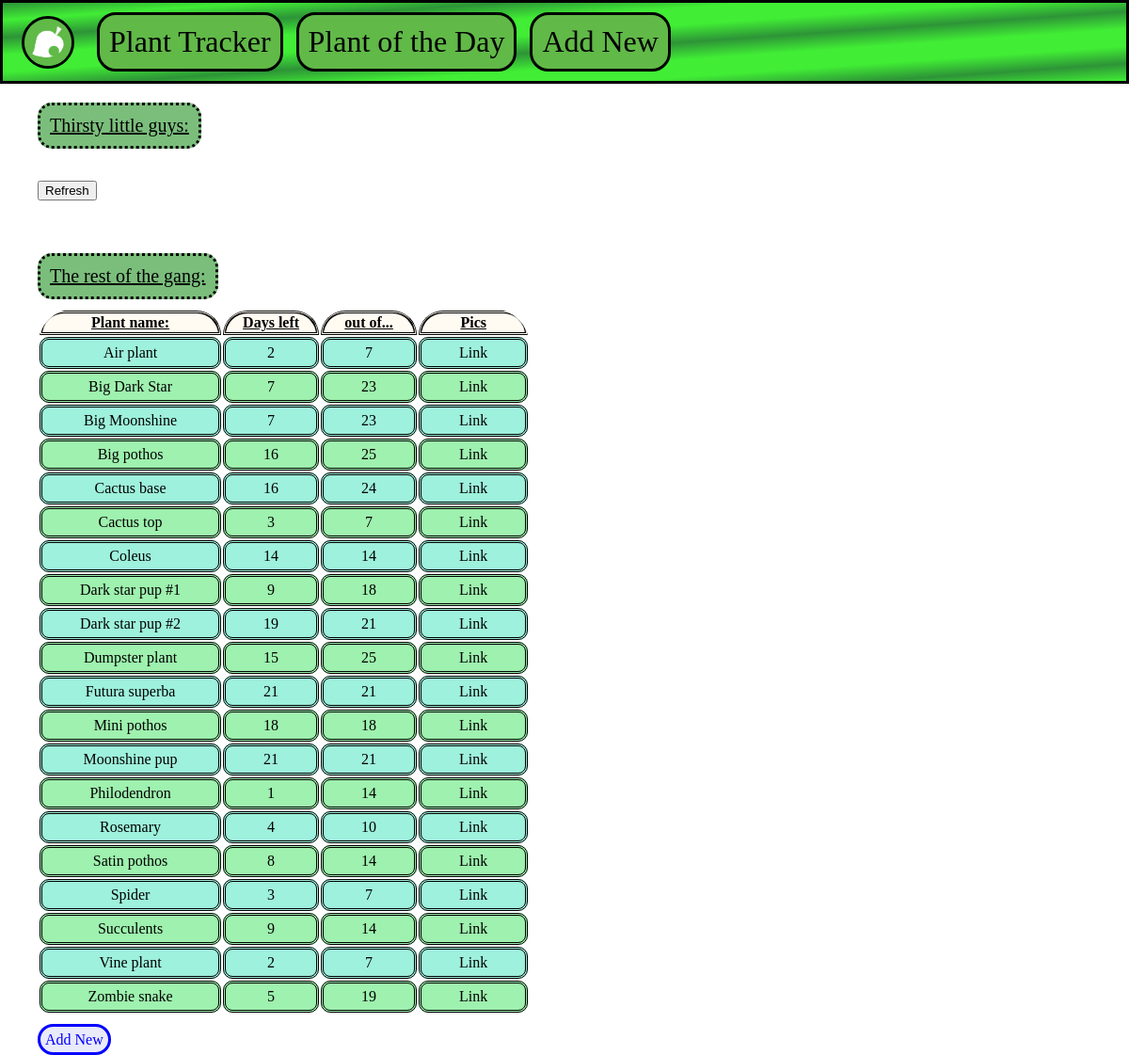
/plantTracker, run on an earlier commit of the app's database.
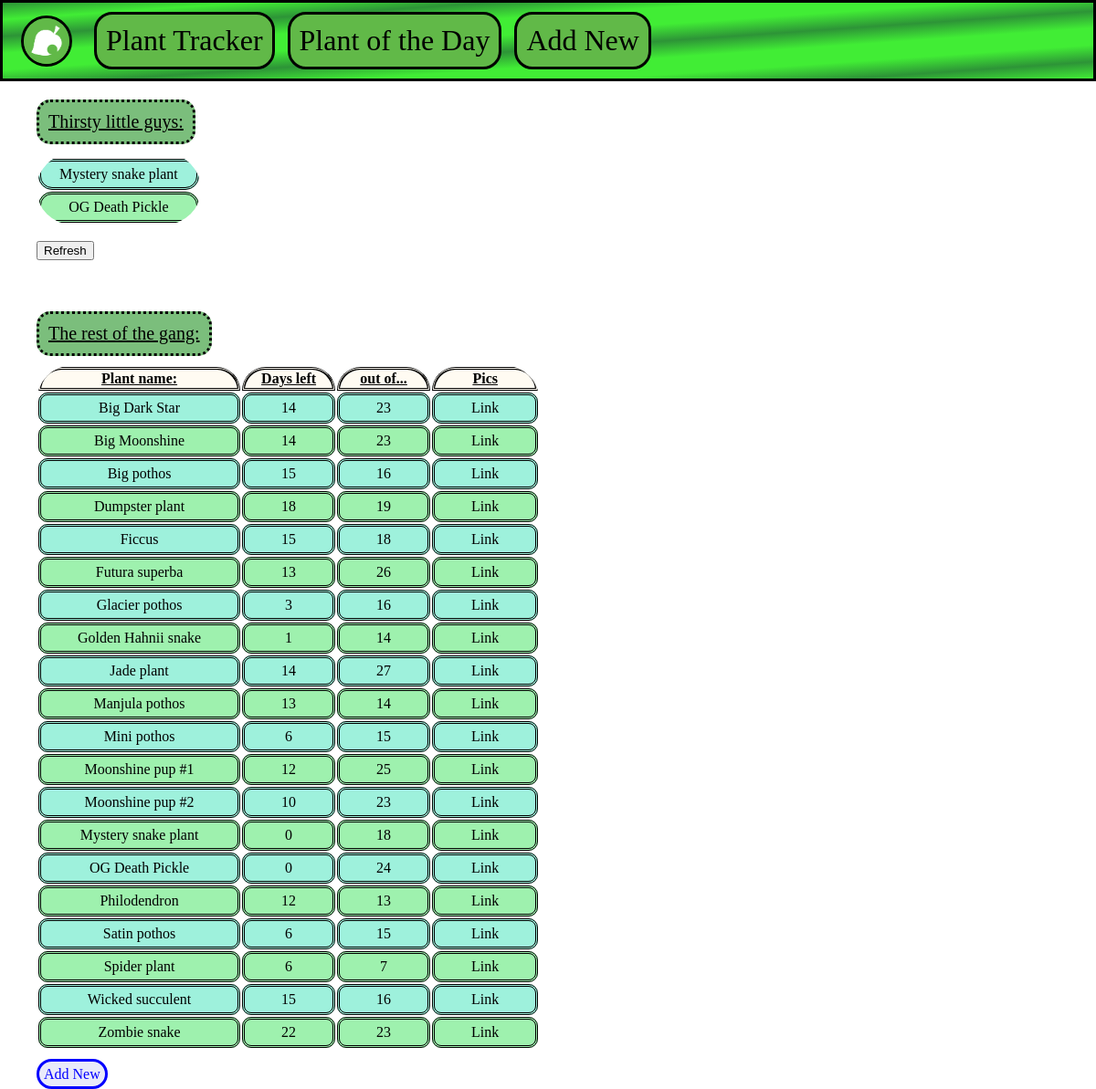
And on a later commit of the database.
### tables this page shows
CREATE TABLE plants (
	id INTEGER PRIMARY KEY AUTOINCREMENT,
	name TEXT NOT NULL,
	lastWatered DATE NOT NULL,
	dryOut INTEGER NOT NULL
, remaining TINYINT);

### homeTracker.py (the view)
@app.route('/plantTracker')
def plantTracker():
	today = dt.datetime.now()
	conn = get_db_connection()
	plants = conn.execute('SELECT * FROM plants ORDER BY name').fetchall()
	thirstyToday = conn.execute('SELECT * FROM plants WHERE remaining < 1 ORDER BY name').fetchall()
	conn.close()
	itsBeen = 0
	for item in thirstyToday:
		lastWatered = dt.datetime.strptime(item[2], '%Y-%m-%d')
		print(lastWatered)
		delta = int(item[3])
		deltaDays = today - lastWatered
		itsBeen = deltaDays.days
	return render_template('plantTracker.html', thirstyToday=thirstyToday, plants=plants, itsBeen=itsBeen)

### homeTracker.py (called while the page is built)
def get_db_connection():
	conn = sqlite3.connect('database.db')
	conn.row_factory = sqlite3.Row
	return conn

### templates/plantTracker.html
{% extends 'base.html' %}
{% block content %}
	<p class="thirsty"><u>Thirsty little guys:</u></p>
	<table class="thirstyTable">
                <th><u></u></th>
		{% for thirstyToday in thirstyToday %}
			{% if loop.index % 2 == 0 %}
				{% set bg_color = '#9EF1AE' %}
			{% else %}
				{% set bg_color = '#9EF1DC' %}
			{% endif %}
                        <tr style="background-color: {{ bg_color }}">
                                <td class="thirstyList">
					<a class="thirstyList" href="{{ url_for('edit', plantName=thirstyToday['name'], source='plantTracker') }}">
						{{ thirstyToday['name'] }}
					</a>
				</td>
                        </tr>
		{% endfor %}
	</table>
	<br>
        <form action="{{ url_for('refreshDb', source='plantTracker') }}">
                <input type="submit" value="Refresh" class="refresh">
        </form>
	<br>
	<br>
	<p class="thirsty"><u>The rest of the gang:</u></p>
	<table class="plantTable">
		<th class="plantsList"><u>Plant name:</u></th>
		<th class="plantsList"><u>Days left</u></th>
                <th class="plantsList"><u>out of...</u></th>
		<th class="plantsList"><u>Pics</u></th>
                {% for plants in plants %}
                        {% if loop.index % 2 == 0 %}
                                {% set bg_color = '#9EF1AE' %}
                        {% else %}
                                {% set bg_color = '#9EF1DC' %}
                        {% endif %}
			<tr style="background-color: {{ bg_color }}">
                                <td class="plantsList">
					<a class="thirstyList" href="{{ url_for('edit', plantName=plants['name'], source='plantTracker') }}">
						{{ plants['name'] }}
					</a>
				</td>
				<td class="plantsList">
					{{ plants['remaining'] }}
				</td>
                                <td class="plantsList">
					{{ plants['dryOut'] }}
				</td>
                                <td class="plantsList">
					<a class="thirstyList" href="{{ url_for('viewPics', plantName=plants['name'], source='plantTracker') }}">
						Link
					</a>
				</td>
                        </tr>
                {% endfor %}
        </table>
	<br>
	<a href="{{ url_for('addNew') }}" class="button">Add New</a>
{% endblock %}

### templates/base.html (shortened to what this page needs)
<!DOCTYPE html>
<html lang="en">
<head>
	<link rel="stylesheet" type="text/css" href="{{ url_for('static', filename='styles.css') }}" />
</head>
<body class="body">
	<nav class="mainNav">
		<a href="{{ url_for('index') }}"> <img class="logo" src="{{ url_for('static', filename='nook.png') }}"></a>
		<a href="{{ url_for('plantTracker') }}" class="mainNav">Plant Tracker</a>
		<a href="{{ url_for('pod') }}" class="mainNav"> Plant of the Day </a>
		<a href="{{ url_for('addNew') }}" class="mainNav">Add New</a>
	</nav>
	<div class="content">
		{% block content %} {% endblock %}
	</div>
</body>
</html>

### static/styles.css (style rules this page uses)
.logo { width: 50px; display: inline-block; vertical-align: middle; margin: 0px 10px 0px 20px; border-style: solid; border-radius: 50px; border-color: black; }
nav.mainNav { background-image: linear-gradient(to bottom right, rgb(45, 148, 55), rgb(65, 237, 53), rgba(45, 148, 55), rgb(65, 237, 53), rgb(65, 237, 53), rgba(45, 148, 55), rgb(65, 237, 53), rgb(65, 237, 53), rgba(45, 148, 55), rgb(65, 237, 53)); padding: 10px 0px 10px 0px; border: solid; }
a.mainNav { color: black; font-size: 2em; display: inline-block; vertical-align: middle; margin-left: 10px; margin-top: 0px; margin-bottom: 0px; text-decoration: none; background-color: rgb(97, 185, 72); padding: 10px 10px 10px 10px; border-radius: 20px; border-style: solid; border-color: black; }
body.body { background-image: url("plantBackground.jpg"); margin: 0px; background-size: 100%; }
p.thirsty { margin: 20px 0px 10px 40px; padding: 10px 10px 10px 10px; font-size: 1.25em; background-color: rgb(123, 190, 124); display: inline-block; border: dotted; border-radius: 15px; }
.thirstyTable { margin-left: 40px; border-radius: 40px; overflow: hidden; }
td.thirstyList { padding: 5px 20px 5px 20px; text-align: center; border: double; border-radius: 15px; }
a.thirstyList { color: inherit; text-decoration: none; }
.plantTable { margin-left: 40px; border-radius: 40px 40px 15px 15px; overflow: hidden; }
th.plantsList { background-color: rgb(255, 251, 242); border: double; border-radius: 30px 30px 0px 0px; }
td.plantsList { padding: 5px 40px 5px 40px; text-align: center; border: double; border-radius: 10px; }
.refresh { margin-left: 40px; }
a.button { text-decoration: none; border: solid; border-color: #0400FF; margin-left: 40px; padding: 5px 5px 5px 5px; color: #0400FF; border-radius: 20px; background-color: #e9eafa; }

What changed in the data, as far as the page shows it:
removed plants: name "Air plant", remaining "2", dryOut "7"
removed plants: name "Cactus top", remaining "3", dryOut "7"
removed plants: name "Coleus", remaining "14", dryOut "14"
removed plants: name "Dark star pup #1", remaining "9", dryOut "18"
removed plants: name "Dark star pup #2", remaining "19", dryOut "21"
removed plants: name "Rosemary", remaining "4", dryOut "10"
removed plants: name "Vine plant", remaining "2", dryOut "7"
added plants: name "Mystery snake plant", remaining "0", dryOut "18"
now on one of the page's lists (row edited): plants: name "OG Death Pickle"
changed plants: name "Cactus base" → "OG Death Pickle"; remaining "16" → "0"; moves down the list
changed plants "Big Dark Star": remaining "7" → "14"
changed plants "Big Moonshine": remaining "7" → "14"
changed plants "Big pothos": remaining "16" → "15"; dryOut "25" → "16"
changed plants "Dumpster plant": remaining "15" → "18"; dryOut "25" → "19"
added plants: name "Ficcus", remaining "15", dryOut "18"
changed plants "Futura superba": remaining "21" → "13"; dryOut "21" → "26"
added plants: name "Glacier pothos", remaining "3", dryOut "16"
added plants: name "Golden Hahnii snake", remaining "1", dryOut "14"
changed plants: name "Succulents" → "Jade plant"; remaining "9" → "14"; dryOut "14" → "27"; moves up the list
added plants: name "Manjula pothos", remaining "13", dryOut "14"
changed plants "Mini pothos": remaining "18" → "6"; dryOut "18" → "15"
changed plants: name "Moonshine pup" → "Moonshine pup #1"; remaining "21" → "12"; dryOut "21" → "25"
added plants: name "Moonshine pup #2", remaining "10", dryOut "23"
changed plants "Philodendron": remaining "1" → "12"; dryOut "14" → "13"
changed plants "Satin pothos": remaining "8" → "6"; dryOut "14" → "15"
changed plants: name "Spider" → "Spider plant"; remaining "3" → "6"
added plants: name "Wicked succulent", remaining "15", dryOut "16"
changed plants "Zombie snake": remaining "5" → "22"; dryOut "19" → "23"
